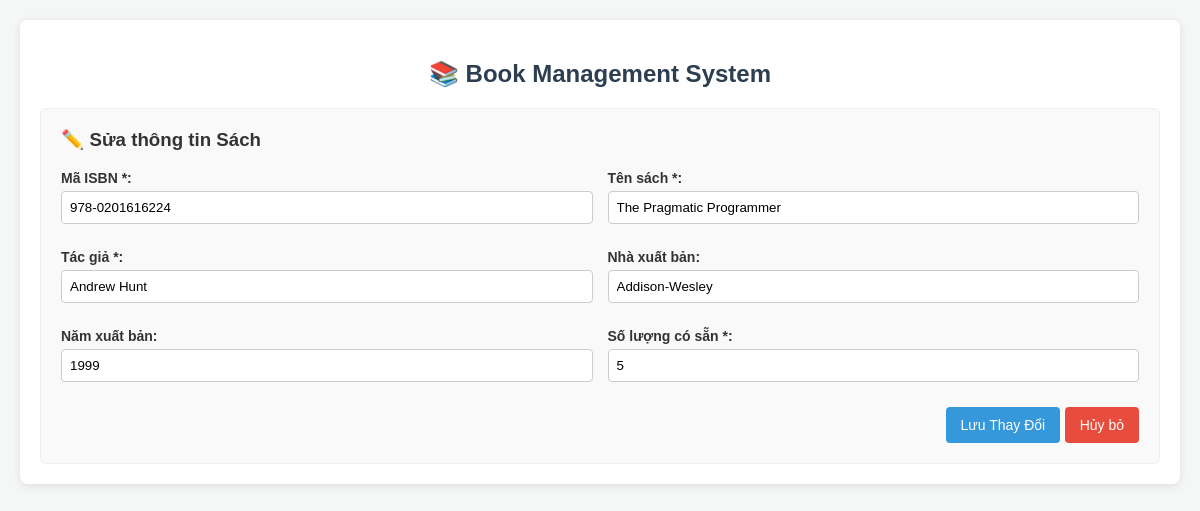
Screenshot of /index.php?action=edit&id=2 with the database file from the repository.
### tables this page shows
CREATE TABLE books (
    id INT AUTO_INCREMENT PRIMARY KEY,
    isbn VARCHAR(20) UNIQUE NOT NULL,
    title VARCHAR(150) NOT NULL,
    author VARCHAR(100) NOT NULL,
    publisher VARCHAR(100),
    publication_year INT,
    available_copies INT NOT NULL
);

### controllers/BookController.php (called while the page is built, shortened)
<?php
require_once __DIR__ . '/../models/BookModel.php';
class BookController {
    private $bookModel;
    public function __construct() {
        $this->bookModel = new BookModel();
    }
    public function edit() {
        $id = isset($_GET['id']) ? (int)$_GET['id'] : 0;
        $editBook = $this->bookModel->getById($id);
        require __DIR__ . '/../views/books/edit.php';
    }
}

### config/database.php (called while the page is built)
<?php
function getConnection(): PDO {
    $host = 'localhost';
    $dbname = 'library_system';
    $username = 'root';
    $password = '';
    try {
        $pdo = new PDO("mysql:host=$host;dbname=$dbname;charset=utf8", $username, $password);
        $pdo->setAttribute(PDO::ATTR_ERRMODE, PDO::ERRMODE_EXCEPTION);
        return $pdo;
    } catch (PDOException $e) {
        die("Error connecting Database: " . $e->getMessage());
    }
}

### models/BookModel.php (called while the page is built, shortened)
<?php
require_once __DIR__ . '/../config/database.php';
class BookModel
{
    private $pdo;
    public function __construct()
    {
        $this->pdo = getConnection();
    }
    public function getById($id)
    {
        $stmt = $this->pdo->prepare("SELECT * FROM books WHERE id = ?");
        $stmt->execute([$id]);
        return $stmt->fetch(PDO::FETCH_ASSOC);
    }
}

### views/books/edit.php (the view, shortened to what this page needs)
<?php require __DIR__ . '/../partials/header.php'; ?>
    <div style="background: #f9f9f9; padding: 20px; border-radius: 5px; border: 1px solid #eee;">
        <h3 style="margin-top:0;">✏️ Sửa thông tin Sách</h3>
        <form method="POST" action="index.php?action=update">
            <div class="form-grid">
                <div class="form-group">
                    <label>Mã ISBN *:</label>
                    <input type="text" name="isbn" value="<?php echo htmlspecialchars($editBook['isbn'] ?? ''); ?>" required>
                </div>
                <div class="form-group">
                    <label>Tên sách *:</label>
                    <input type="text" name="title" value="<?php echo htmlspecialchars($editBook['title'] ?? ''); ?>" required>
                </div>
                <div class="form-group">
                    <label>Tác giả *:</label>
                    <input type="text" name="author" value="<?php echo htmlspecialchars($editBook['author'] ?? ''); ?>" required>
                </div>
                <div class="form-group">
                    <label>Nhà xuất bản:</label>
                    <input type="text" name="publisher" value="<?php echo htmlspecialchars($editBook['publisher'] ?? ''); ?>">
                </div>
                <div class="form-group">
                    <label>Năm xuất bản:</label>
                    <input type="number" name="publication_year" value="<?php echo htmlspecialchars($editBook['publication_year'] ?? ''); ?>" min="1000" max="2100">
                </div>
                <div class="form-group">
                    <label>Số lượng có sẵn *:</label>
                    <input type="number" name="available_copies" value="<?php echo htmlspecialchars($editBook['available_copies'] ?? '1'); ?>" required min="0">
                </div>
            </div>
            <div class="btn-group">
                <button type="submit" class="btn">Lưu Thay Đổi</button>
                <a href="index.php?action=index" class="btn btn-danger">Hủy bỏ</a>
            </div>
        </form>
    </div>
</div>
</body>
</html>

### views/partials/header.php (style rules this page uses)
body { font-family: Arial, sans-serif; background: #f4f7f6; color: #333; margin: 0; padding: 20px; }
.form-grid { display: grid; grid-template-columns: 1fr 1fr; gap: 15px; }
.form-group { margin-bottom: 10px; }
.form-group label { display: block; margin-bottom: 5px; font-weight: bold; font-size: 14px; }
.form-group input { width: 100%; padding: 8px; box-sizing: border-box; border: 1px solid #ccc; border-radius: 4px; }
.btn-group { margin-top: 15px; text-align: right; }
.btn { padding: 10px 15px; background: #3498db; color: white; border: none; border-radius: 4px; cursor: pointer; text-decoration: none; font-size: 14px; display: inline-block; }
.btn-danger { background: #e74c3c; }

### rows the page displays
books: isbn "978-0201616224", title "The Pragmatic Programmer", author "Andrew Hunt", publisher "Addison-Wesley", publication_year "1999", available_copies "5"
